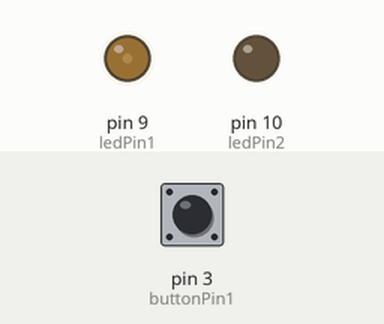
Simulated run of this sketch. Board: Arduino Uno, built with avr-gcc and run on an emulated ATmega328P. Shown: output pins drawn as LEDs (lit = HIGH). The test bench sets the inputs (shaded band); at power-on: pin 3 (buttonPin1) LOW.

Above: at 1.2 s.
1.3 s: pin 3 (buttonPin1) pulled HIGH for 0.15 s
At 1.9 s:
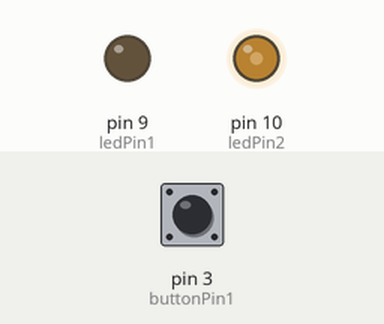
2.9 s: pin 3 (buttonPin1) pulled HIGH for 1 s
At 4.8 s:
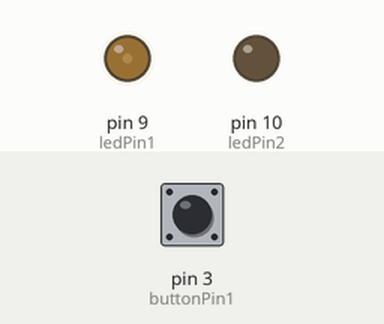
5.4 s: pin 3 (buttonPin1) pulled HIGH for 0.15 s
At 6.2 s:
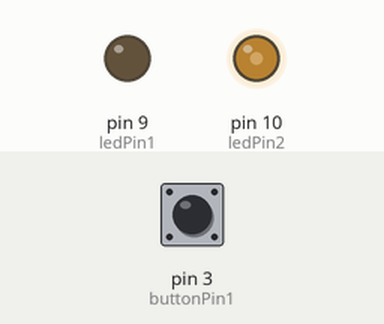
7.0 s: pin 3 (buttonPin1) pulled HIGH for 3.2 s
At 10.8 s:
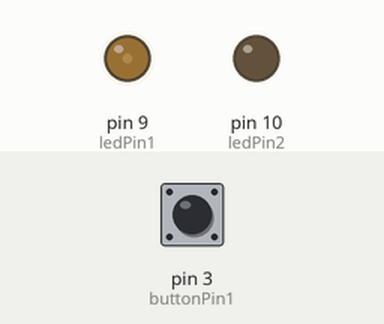
Timing chart, 0 to 12.3 s (numbered marks = the images above; inputs shaded):
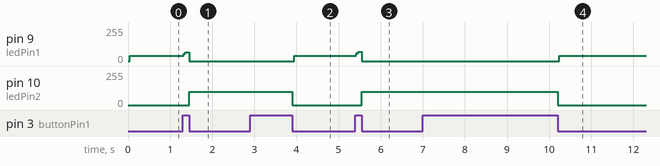

The sketch:

task1.ino
```cpp
int ledPin1 = 9;
int ledPin2 = 10;
int buttonPin1 = 3;

bool isYellow = true;

void setup() {
  pinMode(ledPin1, OUTPUT);
  pinMode(ledPin2, OUTPUT);
  pinMode(buttonPin1, INPUT);

  analogWrite(ledPin1, 0);
  analogWrite(ledPin2, 0);
}

void loop() {
  buttonClicked();

  if (isYellow) {
    analogWrite(ledPin2, 0);
    smoothGlow(ledPin1);
  }
  else {
    analogWrite(ledPin1, 0);
    analogWrite(ledPin2, 100);
  }
}

void smoothGlow(int pinPos) {
  for (int i = 0; i < 100; ++i) {
    analogWrite(pinPos, i);
    if (buttonClicked()) return;
  }
  for (int i = 100; i >= 0; --i) {
    analogWrite(pinPos, i);
    if (buttonClicked()) return;
  }
}

bool buttonClicked() {
  if (digitalRead(buttonPin1) == HIGH) {
    while (digitalRead(buttonPin1) == HIGH);
    changeMode();
    return true;
  }

  return false;
}

void changeMode() {
  isYellow = !isYellow;
}
```

Measured:
- after the input at 1.3 s, pin 9 (ledPin1): 39/255 → 64/255 at once, → 0/255 0.12 s later; pin 10 (ledPin2): 0/255 → 100/255 after 0.15 s
- after the input at 2.9 s, pin 9 (ledPin1): 0/255 → 39/255 after 1.0 s; pin 10 (ledPin2): 100/255 → 0/255 after 1.0 s
- after the input at 5.4 s, pin 9 (ledPin1): 39/255 → 71/255 at once, → 0/255 0.13 s later; pin 10 (ledPin2): 0/255 → 100/255 after 0.15 s
- after the input at 7.0 s, pin 9 (ledPin1): 0/255 → 39/255 after 3.2 s; pin 10 (ledPin2): 100/255 → 0/255 after 3.2 s
